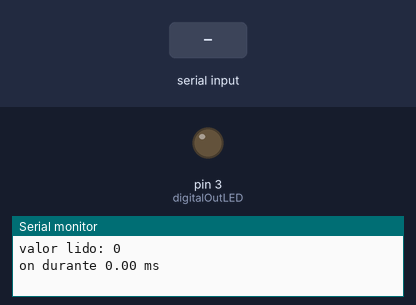
A sketch run on a simulated Arduino Uno, built with avr-gcc and run on an emulated ATmega328P. Parts: output pins drawn as LEDs (lit = HIGH), the last lines printed to the serial monitor. The inputs (shaded band) are chosen by the test bench.

Above: at 1.2 s.
1.3 s: "90,45\n" received over Serial
At 3.3 s:
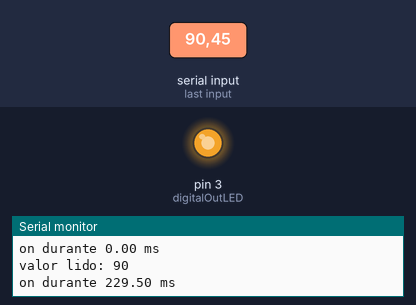
3.8 s: "30,150\n" received over Serial
At 5.2 s:
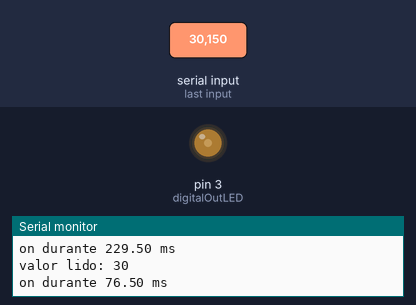
6.3 s: "5\n" received over Serial
At 8.1 s:
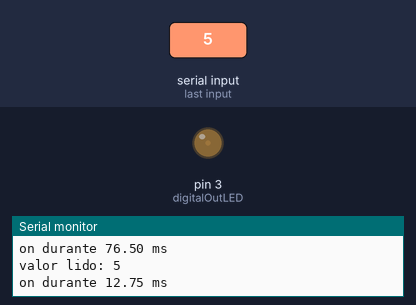
8.8 s: "90\n" received over Serial
At 10.1 s:
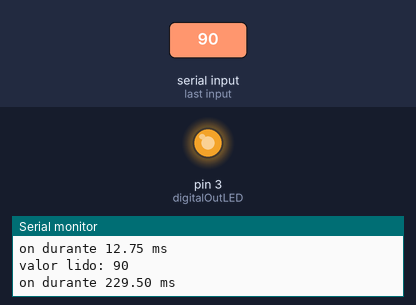
Timing chart, 0 to 11.8 s (numbered marks = the images above; inputs shaded):
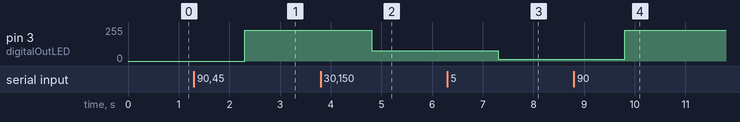

Measured:
- after the input at 1.3 s, pin 3 (digitalOutLED): 0/255 → 229/255 after 1.0 s
- after the input at 3.8 s, pin 3 (digitalOutLED): 229/255 → 76/255 after 1.0 s
- after the input at 6.3 s, pin 3 (digitalOutLED): 76/255 → 12/255 after 1.0 s
- after the input at 8.8 s, pin 3 (digitalOutLED): 12/255 → 229/255 after 1.0 s

The sketch:

lab1_LEDWrite.ino
```cpp
const int digitalOutLED = 3;
int LEDIntens = 0;
int totalCiclo = 255;
int duty = 0;
float duty_float = 0.0;
float on = 0;
String readIn ="";

void setup() {
  Serial.begin(9600);
  pinMode(digitalOutLED, OUTPUT);
}

void loop () {


  readIn=Serial.readString();

  if(readIn != "")
   duty = readIn.toInt();
  //readIn = "";
  Serial.print("valor lido: ");
  Serial.println(duty);

  duty_float = duty / 100.0;
  on = totalCiclo*duty_float;

  Serial.print("on durante ");
  Serial.print(on);
  Serial.println( " ms");

  analogWrite(digitalOutLED, on);


}
```
